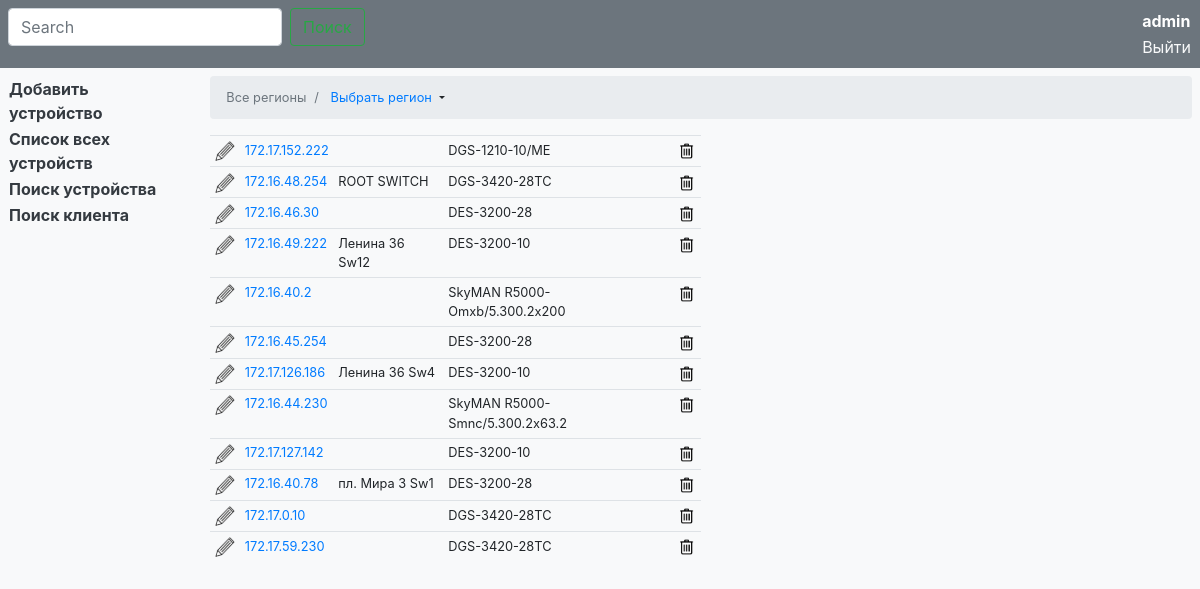
The app's page / (signed in) with its own data.
### models_device/models.py (models this page shows, shortened)
class Device(models.Model):
    model = models.ForeignKey(ModelDevices, null=True, on_delete=models.SET_NULL, help_text='модель устройства', verbose_name='Модель')
    ip = models.GenericIPAddressField(unique=True, help_text='IP нового устройства', verbose_name='IP устройства')
    incoming_port = models.CharField(max_length=10, help_text='приходящий порт', default=1, verbose_name='Приходящий порт')
    up_connect_ip = models.GenericIPAddressField(validators=[validate_up_connect_ip], help_text='IP устройства от которого подключено', verbose_name='IP вышестоящего')
    up_connect_port = models.CharField(max_length=10, help_text='порт подключения на вышестоящем устройстве', default=1, verbose_name='Порт вышестоящего')
    city = models.ForeignKey(Cities, on_delete=models.PROTECT, help_text='город подключения', verbose_name='Город')
    comment = models.TextField(blank=True, verbose_name='Комментарий', help_text='комментарий')
    update = models.DateTimeField(auto_now=True)
    class Meta:
        verbose_name = 'Установленное оборудование'
        verbose_name_plural = 'Установленное оборудование'

class ModelDevices(models.Model):
    type = models.CharField(max_length=30, verbose_name='Тип устройства')
    model = models.CharField(max_length=30, help_text='модель устройства', verbose_name='Модель')
    ports = models.PositiveSmallIntegerField(help_text='количество портов', verbose_name='Портов')
    template = models.CharField(max_length=50,help_text='имя файла с шаблоном', verbose_name='Шаблон')
    comment = models.TextField(blank=True, verbose_name='Комментарий', help_text='комментарий')
    class Meta:
        verbose_name = 'Тип и модель оборудования'
        verbose_name_plural = 'Типы и модели оборудования'
        ordering = ['model']

### models_device/views.py (the view)
# urls.py: path('', DeviceView.as_view(), name='dev_list'),
class DeviceView(PathToCityMixin, ListView):
    template_name = "dev_list.html"
    paginate_by = 12
    def get_queryset(self):
        search_query = self.request.GET.get('search', '')
        result = []
        if search_query:
            result_search = ConnectionOnDevice.objects.filter(connected__icontains=search_query)
            for i in result_search:
                result.append(i.id_dev)
            return result
        else:
            return self._action_list[0]()  # from PathToCityMixin

### cities/models.py (called while the page is built)
    def all_regions():
        regions = []
        for _reg in REGIONS:
            regions.append(_reg[1])
        return regions

### models_device/views.py (called while the page is built)
    def _all_dev(self):
        return Device.objects.all().order_by('city')

    def get_context_data(self, **kwargs):
        self.context = super(PathToCityMixin, self).get_context_data(**kwargs)
        for _key in self._action_list[1:]:
            self.context[_key] = self.kwargs[_key]
        return self.context

### models_device/templates/dev_list.html (shortened to what this page needs)
{% extends "base.html" %}
{% load static %}
{% block head %}
	{% if region %}
		{% if city %}
			<nav aria-label="breadcrumb">
			  <ol class="breadcrumb">
			  	<li class="breadcrumb-item"><a href="{% url 'device' %}">Все регионы</a></li>&nbsp;/&nbsp;
			  	<div class="btn-group">
			  	<li class="breadcrumb-item dropdown-toggle" id="dropdownMenu2" data-toggle="dropdown" aria-haspopup="true" aria-expanded="false">
			  		<a href="#">{{ region }}</a></li>&nbsp;/&nbsp;
  				<div class="dropdown-menu" aria-labelledby="dropdownMenu2">
					{% for reg in regions %}
								<a class="dropdown-item" href="{% url 'device' %}{{ reg }}/" title="Показать подключения в регионе {{ reg }}">
									{{ reg }}
								</a>
					{% endfor %}
				</div>
</div><div class="btn-group">
  				<li class="breadcrumb-item dropdown-toggle" id="dropdownMenu3" data-toggle="dropdown" aria-haspopup="true" aria-expanded="false">
    				<a href="#"><b>{{ city }}</b></a>
  				</li>
  				<div class="dropdown-menu" aria-labelledby="dropdownMenu3">
					{% for city in cities %}
							<a class="dropdown-item" href="{% url 'dev_list_city' region city.city %}" title="Показать подключения в городе {{ city.city }}">{{ city.city }}</a>
					{% endfor %}
				</div>
			</div>
			  </ol>
			</nav>
		{% else %}
			<nav aria-label="breadcrumb">
			  <ol class="breadcrumb">
			  	<li class="breadcrumb-item"><a href="{% url 'device' %}">Все регионы</a></li>&nbsp;/&nbsp;
			  	<div class="btn-group">
			  	<li class="breadcrumb-item dropdown-toggle" id="dropdownMenu2" data-toggle="dropdown" aria-haspopup="true" aria-expanded="false">
			  		<a href="#"><b>{{ region }}</b></a></li>&nbsp;/&nbsp;
  				<div class="dropdown-menu" aria-labelledby="dropdownMenu2">
					{% for reg in regions %}
								<a class="dropdown-item" href="{% url 'device' %}{{ reg }}/" title="Показать подключения в регионе {{ reg }}">
									{{ reg }}
								</a>
					{% endfor %}
				</div>
</div><div class="btn-group">
  				<li class="breadcrumb-item dropdown-toggle" id="dropdownMenu3" data-toggle="dropdown" aria-haspopup="true" aria-expanded="false">
    				<a href="#">Выбрать город</a>
  				</li>
  				<div class="dropdown-menu" aria-labelledby="dropdownMenu3">
					{% for city in cities %}
							<a class="dropdown-item" href="{% url 'dev_list_city' region city.city %}" title="Показать подключения в городе {{ city.city }}">{{ city.city }}</a>
					{% endfor %}
				</div>
			</div>
			  </ol>
			</nav>
		{% endif %}
	{% else %}
			<nav aria-label="breadcrumb">
			  <ol class="breadcrumb">
			  	<li class="breadcrumb-item active">Все регионы</li>
	  				<li class="breadcrumb-item dropdown-toggle" id="dropdownMenu2" data-toggle="dropdown" aria-haspopup="true" aria-expanded="false">
	    				<a href="#">Выбрать регион</a>
	  				</li>
			  </ol>
			</nav>
	{% endif %}
{% endblock %}
{% block main %}
			<table class="table table-sm table-hover w-50">
			{% for dev in object_list %}
			<tr>
				<td>
					{% if perms.models_device.change_device %}
	          			{% if region %}
						    {% if city %}
						      <a class="alert-link text-dark" href="{% url 'device_edit_city' region city dev.pk %}" data-toggle="tooltip" data-placement="top" title="Редактировать устройство">
						        <img src="{% static "img/edit.png" %}" width="20" height="20">
						      </a>
						    {% else %}
						      <a class="alert-link text-dark" href="{% url 'device_edit_reg' region dev.pk %}" data-toggle="tooltip" data-placement="top" title="Редактировать устройство">
						        <img src="{% static "img/edit.png" %}" width="20" height="20">
						      </a>
						    {% endif %}
						{% else %}
						    <a class="alert-link text-dark" href="{% url 'device_edit' dev.pk %}" data-toggle="tooltip" data-placement="top" title="Редактировать устройство">
						      <img src="{% static "img/edit.png" %}" width="20" height="20">
						    </a>
						{% endif %}
											{% endif %}
				</td>
				<td>
					<a href="{% url 'connections_on_dev' dev.pk %}" data-toggle="tooltip" data-placement="top" title="Показать подключения на данном устройстве">
						{{ dev.ip }}
					</a>
				<td>
					{{ dev.comment }}
				</td>
				<td>
					{{ dev.model.model }}
				</td>
				<td>
					{% if perms.models_device.delete_device %}
						<a href="" data-toggle="modal" data-target="#deleteModal{{ dev.pk }}" ><img src="{% static "img/delete.png" %}" width="20" height="20"title="Удалить устройство"></a>
					{% endif %}
				</td>
				</td>
			</tr>
			{% endfor %}
			</table>
			<div class="row">
          		<div class="col-4 p-3">
				</div>
			</div>
{% endblock %}

### templates/base.html (shortened to what this page needs)
{% load static %}
<!DOCTYPE html>
<html lang="en">
  <head>
    <link rel="stylesheet"  type="text/css" href="{% static "css/bootstrap.min.css" %}">
    <link rel="stylesheet"  type="text/css" href="{% static "css/intranet.css" %}">
  </head>
  <body class="bg-light">
    <header>
      <div class="container bg-secondary mw-100 p-2">
        <div class="row">
          <div class="col">
            <form class="form-inline mt-2 mt-md-0" action="{% url 'dev_list' %}">
              <input class="form-control mr-sm-2" type="text" placeholder="Search" aria-label="Search" name="search">
              <button class="btn btn-outline-success my-2 my-sm-0" type="submit">Поиск</button>
            </form>
          </div>
          <div class="col" align="right">
             {% if user.is_authenticated %}
              <table>
                <tr><td class="text-white"><b>{{ user }}</b></td></tr>
                <tr><td><a class="text-light" href="{% url 'logout' %}">Выйти</a></td></tr>
              </table>
             {% else %}
              <a class="text-light" href="{% url 'login' %}">Войти</a>
             {% endif %}
          </div>
        </div>
      </div>
    </header>
    <main role="main">
      <div class="container mw-100 p-2">
        <div class="row">
          <div class="col">
            <table>
              {% if perms.models_device.add_device %}
              <tr>
                <td>
                  {% if region %}
                      {% if city %}
                        <a class="alert-link text-dark" href="{% url 'device_add_city' region city %}">Добавить устройство</a>
                      {% else %}
                        <a class="alert-link text-dark" href="{% url 'device_add_reg' region %}">Добавить устройство</a>
                      {% endif %}
                  {% else %}
                      <a class="alert-link text-dark" href="{% url 'device_add' %}">Добавить устройство</a>
                  {% endif %}
                </td>
              </tr>
              {% endif %}
              <tr>
                <td>
                  <a class="alert-link text-dark" href="{% url 'device' %}">Список всех устройств</a>
                </td>
              </tr>
              <tr>
                <td>
                  <a class="alert-link text-dark" href="#">Поиск устройства</a>
                </td>
              </tr>
              <tr>
                <td>
                  <a class="alert-link text-dark" href="#">Поиск клиента</a>
                </td>
              </tr>
            </table>
          </div>
          <div class="col-10">
                <div class="row">
                  <div class="col">
                    <small>
                    {% block head %}
                    {% endblock %}
                    </small>
                  </div>
                </div>
                <div class="row">
                  <div class="col">
                    <small>
                    {% block main %}
                    {% endblock %}
                    </small>
                  </div>
                </div>
          </div>
        </div>
      </div>
    </main>
  </body>
</html>

### records on screen
Device: ip "172.17.152.222", model.model "DGS-1210-10/ME"
Device: ip "172.16.48.254", comment "ROOT SWITCH", model.model "DGS-3420-28TC"
Device: ip "172.16.46.30", model.model "DES-3200-28"
Device: ip "172.16.49.222", comment "Ленина 36 Sw12", model.model "DES-3200-10"
Device: ip "172.16.40.2", model.model "SkyMAN R5000-Omxb/5.300.2x200"
Device: ip "172.16.45.254", model.model "DES-3200-28"
Device: ip "172.17.126.186", comment "Ленина 36 Sw4", model.model "DES-3200-10"
Device: ip "172.16.44.230", model.model "SkyMAN R5000-Smnc/5.300.2x63.2"
Device: ip "172.17.127.142", model.model "DES-3200-10"
Device: ip "172.16.40.78", comment "пл. Мира 3 Sw1", model.model "DES-3200-28"
Device: ip "172.17.0.10", model.model "DGS-3420-28TC"
Device: ip "172.17.59.230", model.model "DGS-3420-28TC"

### other values on screen
{{ user }} "admin"
